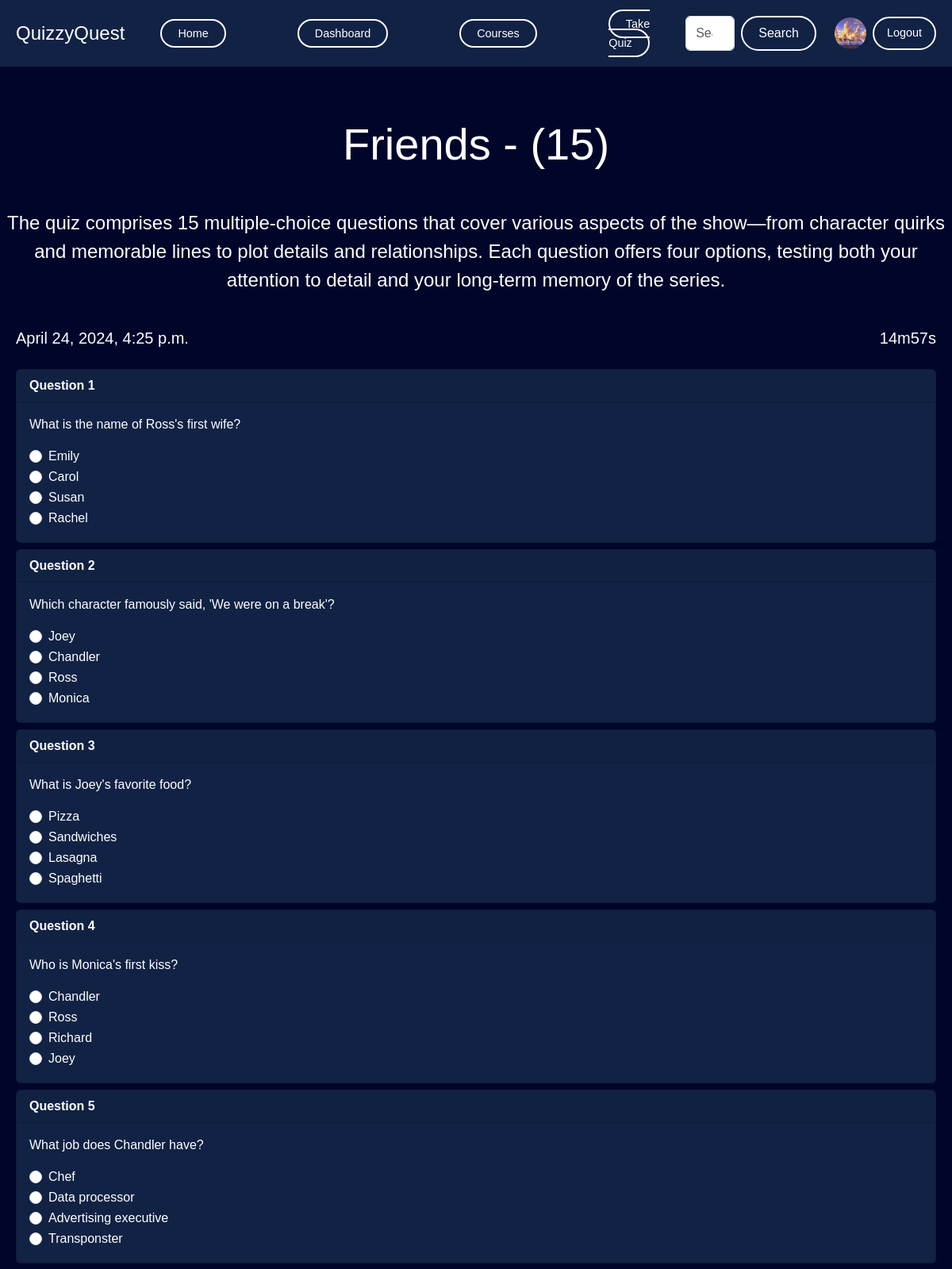
The app's page /quiz/5 (signed in, upper part) with its own data.
### account/models.py (models this page shows, shortened)
class Profile(models.Model):
    user = models.OneToOneField(User, on_delete=models.CASCADE, null=True, verbose_name='User Object') #verbose_name
    bio = models.TextField(blank=True, null=True)
    profile_img = models.ImageField(upload_to='profile_images', default='user.png', blank=True, null=True, verbose_name='Profile Pic')
    location = models.CharField(max_length=100, blank=True, null=True)
    GENDER = (
        ('Male', 'Male'),
        ('Female', 'Female'),
        ('Other', 'Other'),
    )
    gender = models.CharField(max_length=6, choices=GENDER, blank=True, null=True)

### quiz/models.py (models this page shows, shortened)
class Quiz(models.Model):
    title = models.CharField(max_length=255)
    description = models.TextField()
    category = models.ForeignKey(Category, on_delete=models.CASCADE)
    quiz_file = models.FileField(upload_to='quiz/')
    created_at = models.DateTimeField(auto_now_add=True)
    updated_at = models.DateTimeField(auto_now=True)
    class Meta:
        verbose_name_plural = 'Quizzes'

class Question(models.Model):
    quiz = models.ForeignKey(Quiz, on_delete=models.CASCADE)
    text = models.TextField()

class Choice(models.Model):
    question = models.ForeignKey(Question, on_delete=models.CASCADE)
    text = models.CharField(max_length=255)
    is_correct = models.BooleanField(default=False)

### quiz/views.py (the view, shortened to what this page needs)
# urls.py: path('<int:quiz_id>', views.quiz_view, name='quiz')
@login_required(login_url='login')
def quiz_view(request, quiz_id):
    user_object = User.objects.get(username=request.user)
    user_profile = Profile.objects.get(user=user_object)
    quiz = Quiz.objects.filter(id=quiz_id).first()
    total_questions = quiz.question_set.all().count()
    if quiz != None:
        context = {"user_profile": user_profile, "quiz": quiz}
    else:
        return redirect('all_quiz')
    return render(request, 'quiz.html', context)

### templates/quiz.html (shortened to what this page needs)
{% extends 'index.html' %}
{% block content %}
<div style="padding-top: 100px; display: flex; flex-direction: column; min-height: 100vh; font-family: 'Poppins', sans-serif; background-color: #00052a; color: white; text-align: center; overflow-x: hidden; margin: 0;">
    <h1 class="display-4 text-center my-5">{{quiz.title}} - ({{quiz.question_set.all|length}})</h1>
    <p class="fs-4 text-center" style="margin-bottom: 20px;">{{quiz.description}}</p>
    <div style="padding: 20px;">
        <div class="d-flex justify-content-between" style="margin-bottom: 10px;">
            <span class="fs-5">{{quiz.created_at}}</span>
            <span class="fs-5" id="timer">10:00</span>
        </div>
        <div class="questions my-4">
            {% for question in quiz.question_set.all %}
            <div class="card mb-2 question" style="background-color: #112244; color: white; text-align: left;">
                <div class="card-header fw-bold">
                    Question {{forloop.counter}}
                </div>
                <div class="card-body">
                    <p class="card-text">{{question.text}}</p>
                    {% for option in question.choice_set.all %}
                    <div class="form-check">
                        <label class="form-check-label" for="{{option.id}}">
                            <input class="form-check-input" value="{{option.text}}" type="radio" name="{{option.question.id}}" id="{{option.id}}">
                            {{option.text}}
                        </label>
                    </div>
                    {% endfor %}
                </div>
            </div>
            {% endfor %}
        </div>
    </div>
</div>
{% endblock content %}

### templates/components/header.html
<div class="navigation" style="display: flex; align-items: center; justify-content: space-between; background-color: #112244; padding: 10px 20px; width: 100%; position: fixed; top: 0; z-index: 1000;">
  <a class="navbar-brand" href="{% url 'home' %}" style="font-size: 1.5em; color: white; text-decoration: none;">QuizzyQuest</a>
  <ul class="nav-links" style="list-style: none; display: flex; align-items: center; margin: 0; padding: 0;">
    <li style="margin: 0 15px;">
      <a href="{% url 'home' %}" style="text-decoration: none; color: white; background-color: transparent; padding: 8px 20px; border: 2px solid white; border-radius: 50px; transition: all 0.3s ease;">Home</a>
    </li>
    {% if request.user.is_superuser %}
    <li style="margin: 0 15px;">
      <a href="{% url 'dashboard' %}" style="text-decoration: none; color: white; background-color: transparent; padding: 8px 20px; border: 2px solid white; border-radius: 50px; transition: all 0.3s ease;">Dashboard</a>
    </li>
    {% endif %}
    <li style="margin: 0 15px;">
      <a href="{% url 'all_quiz' %}" style="text-decoration: none; color: white; background-color: transparent; padding: 8px 20px; border: 2px solid white; border-radius: 50px; transition: all 0.3s ease;">Courses</a>
    </li>
    <li style="margin: 0 15px;">
      <a href="{% url 'all_quiz' %}" style="text-decoration: none; color: white; background-color: transparent; padding: 8px 20px; border: 2px solid white; border-radius: 50px; transition: all 0.3s ease;">Take Quiz</a>
    </li>
  </ul>
  <div style="display: flex; align-items: center;">
    <form class="d-flex" role="search" action="{% url 'search_users' %}" style="margin-right: 15px;">
      <input class="form-control me-2" type="search" name="q" placeholder="Search" aria-label="Search" style="margin-right: 10px;">
      <button type="submit" class="btn btn-primary" style="color: white; background-color: transparent; border: 2px solid white; border-radius: 50px; padding: 8px 20px;">Search</button>
    </form>
    {% if request.user.is_authenticated %}
      <a href="{% url 'profile' request.user.username %}" data-bs-toggle="tooltip" data-bs-placement="bottom" data-bs-title="@{{request.user.username}}" class="mx-2">
          <img src="{{user_profile.profile_img.url}}" class="rounded-circle" width="40" height="40" alt="profile_img">
      </a>
      <a href="{% url 'logout' %}" class="cta-button sign-in" style="text-decoration: none; color: white; background-color: transparent; padding: 8px 16px; border: 2px solid white; border-radius: 50px; transition: all 0.3s ease;">Logout</a>
    {% else %}
      <a href="{% url 'login' %}" class="cta-button sign-in" style="text-decoration: none; color: white; background-color: transparent; padding: 8px 16px; border: 2px solid white; border-radius: 50px; transition: all 0.3s ease;">Sign in</a>
    {% endif %}
  </div>
</div>

### templates/style.css (style rules this page uses)
* { font-family: Arial, Helvetica, 'Trebuchet MS', 'Lucida Sans Unicode', 'Lucida Grande', 'Lucida Sans', Arial, sans-serif !important; }

### templates/index.html (style rules this page uses)
html, body { height: 100%; margin: 0; padding: 0; overflow-x: hidden; }
body { display: flex; flex-direction: column; min-height: 100vh; font-family: 'Poppins', sans-serif; background-color: #00052a; color: white; text-align: center; }
.navigation { position: fixed; top: 0; width: 100%; display: flex; justify-content: space-between; align-items: center; background-color: #112244; padding: 10px 20px; z-index: 1000; }
.nav-links { list-style: none; display: flex; align-items: center; padding: 0; margin: 0; }
.nav-links li { padding: 8px 30px; margin: 0 15px; }
.nav-links a, .cta-button { text-decoration: none; color: white; font-weight: 500; font-size: 0.9em; background-color: transparent; padding: 8px 20px; border: 2px solid white; border-radius: 50px; transition: all 0.3s ease; }

### records on screen
Profile: profile_img (picture)
Quiz: title "Friends", question_set.all|length "15", description "The quiz comprises 15 multiple-choice questions that cover various aspects of the show—from character quirks and memorable lines to plot details and relationships. Each question offers four options, testing both your attention to detail and your long-term memory of the series.", created_at "April 24, 2024, 4:25 p.m."
Question: text "What is the name of Ross's first wife?"
Choice: text "Emily"
Choice: text "Carol"
Choice: text "Susan"
Choice: text "Rachel"
Question: text "Which character famously said, 'We were on a break'?"
Choice: text "Joey"
Choice: text "Chandler"
Choice: text "Ross"
Choice: text "Monica"
Question: text "What is Joey's favorite food?"
Choice: text "Pizza"
Choice: text "Sandwiches"
Choice: text "Lasagna"
Choice: text "Spaghetti"
Question: text "Who is Monica's first kiss?"
Choice: text "Chandler"
Choice: text "Ross"
Choice: text "Richard"
Choice: text "Joey"
Question: text "What job does Chandler have?"
Choice: text "Chef"
Choice: text "Data processor"
Choice: text "Advertising executive"
Choice: text "Transponster"
